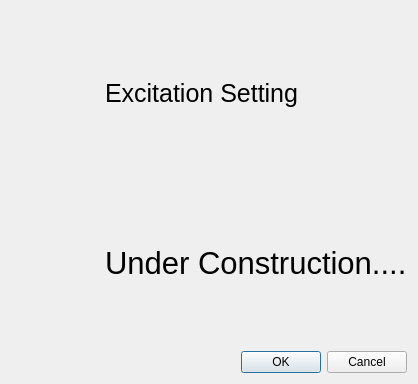
<?xml version="1.0" encoding="UTF-8"?>
<ui version="4.0">
 <class>excitationDialog</class>
 <widget class="QDialog" name="excitationDialog">
  <property name="geometry">
   <rect>
    <x>0</x>
    <y>0</y>
    <width>418</width>
    <height>384</height>
   </rect>
  </property>
  <property name="windowTitle">
   <string>Dialog</string>
  </property>
  <layout class="QGridLayout" name="gridLayout">
   <item row="0" column="1">
    <widget class="QLabel" name="label">
     <property name="font">
      <font>
       <pointsize>19</pointsize>
      </font>
     </property>
     <property name="text">
      <string>Excitation Setting</string>
     </property>
    </widget>
   </item>
   <item row="2" column="1">
    <widget class="QDialogButtonBox" name="buttonBox">
     <property name="orientation">
      <enum>Qt::Horizontal</enum>
     </property>
     <property name="standardButtons">
      <set>QDialogButtonBox::Cancel|QDialogButtonBox::Ok</set>
     </property>
    </widget>
   </item>
   <item row="1" column="1">
    <widget class="QLabel" name="label_2">
     <property name="font">
      <font>
       <pointsize>23</pointsize>
      </font>
     </property>
     <property name="text">
      <string>Under Construction....</string>
     </property>
    </widget>
   </item>
   <item row="0" column="0" rowspan="2">
    <spacer name="horizontalSpacer">
     <property name="orientation">
      <enum>Qt::Horizontal</enum>
     </property>
     <property name="sizeHint" stdset="0">
      <size>
       <width>40</width>
       <height>20</height>
      </size>
     </property>
    </spacer>
   </item>
  </layout>
 </widget>
 <resources/>
 <connections>
  <connection>
   <sender>buttonBox</sender>
   <signal>accepted()</signal>
   <receiver>excitationDialog</receiver>
   <slot>accept()</slot>
   <hints>
    <hint type="sourcelabel">
     <x>248</x>
     <y>254</y>
    </hint>
    <hint type="destinationlabel">
     <x>157</x>
     <y>274</y>
    </hint>
   </hints>
  </connection>
  <connection>
   <sender>buttonBox</sender>
   <signal>rejected()</signal>
   <receiver>excitationDialog</receiver>
   <slot>reject()</slot>
   <hints>
    <hint type="sourcelabel">
     <x>316</x>
     <y>260</y>
    </hint>
    <hint type="destinationlabel">
     <x>286</x>
     <y>274</y>
    </hint>
   </hints>
  </connection>
 </connections>
</ui>
